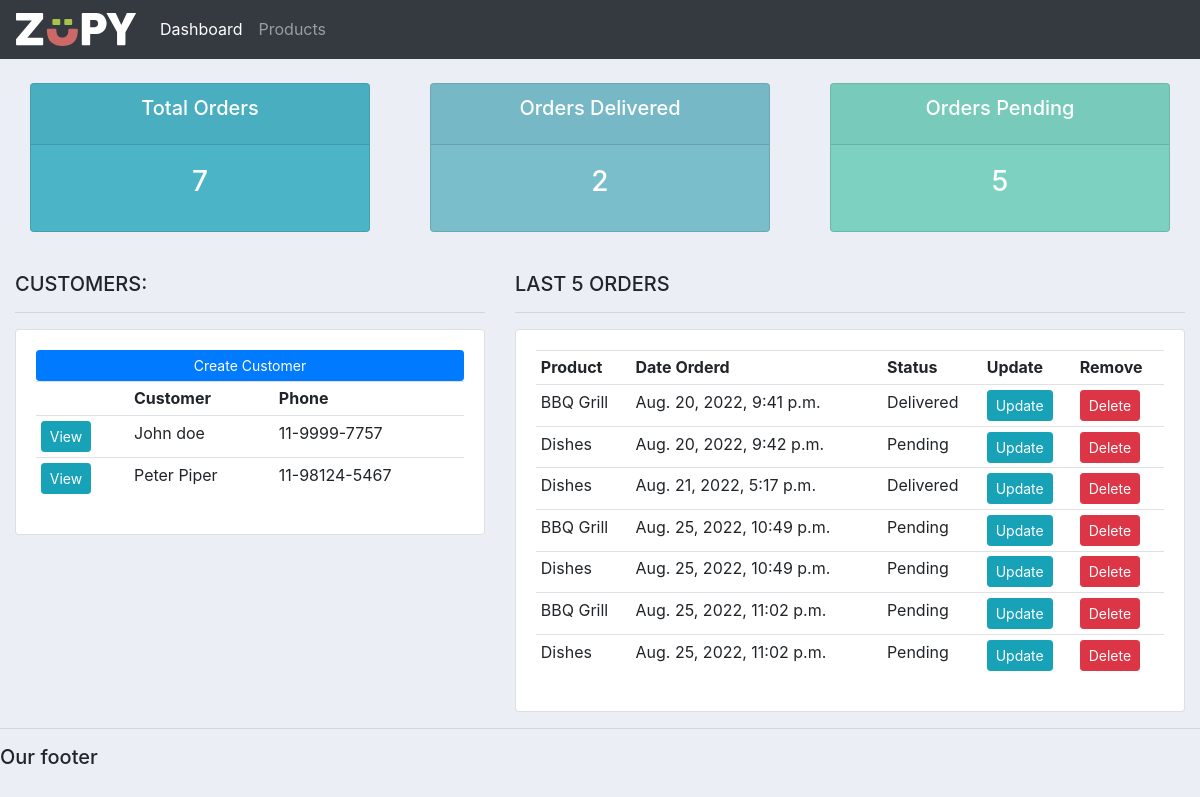
The page / on the database its author committed.
### accounts/models.py (models this page shows, shortened)
class Customer(models.Model):
    name = models.CharField(max_length=200, null=True)
    phone = models.CharField(max_length=200, null=True)
    email = models.CharField(max_length=200, null=True)
    date_created = models.DateTimeField(auto_now_add=True, null=True)

class Order(models.Model):
    STATUS = (
        ('Pending', 'Pending'),
        ('Out for delivery', 'Out for delivery'),
        ('Delivered', 'Delivered')
    )
    customer = models.ForeignKey(Customer, null=True, on_delete= models.SET_NULL)
    product = models.ForeignKey(Product, null=True, on_delete= models.SET_NULL)
    date_created = models.DateTimeField(auto_now_add=True, null=True)
    status = models.CharField(max_length=200, null=True, choices=STATUS)
    note = models.CharField(max_length=1000, null=True)

class Product(models.Model):
    CATEGORY = (
        ('Indoor', 'Indoor'),
        ('Out Door', 'Out Door'),
    )
    name = models.CharField(max_length=200, null=True)
    price = models.FloatField(null=True)
    category = models.CharField(max_length=200, null=True, choices=CATEGORY)
    description = models.CharField(max_length=200, null=True, blank=True)
    date_created = models.DateTimeField(auto_now_add=True, null=True)
    tags = models.ManyToManyField(Tag)
    def __str__(self):
        return self.name

### accounts/views.py (the view)
# urls.py: path('', views.home, name="home"),
def home(request):
    orders = Order.objects.all()
    customers = Customer.objects.all()
    total_customers = customers.count()
    total_orders = orders.count()
    delivered = orders.filter(status='Delivered').count()
    pending = orders.filter(status='Pending').count()
    context = {'orders':orders, 'customers':customers, 'total_orders':total_orders, 'delivered':delivered, 'pending':pending}
    return render(request,'accounts/dashboard.html', context)

### accounts/templates/accounts/dashboard.html
{%  extends 'accounts/main.html' %}
{% block content %}
{%  include 'accounts/status.html' %}
<br>
<div class="row">
	<div class="col-md-5">
		<h5>CUSTOMERS:</h5>
		<hr>
		<div class="card card-body">
			<a class="btn btn-primary  btn-sm btn-block" href="">Create Customer</a>
			<table class="table table-sm">
				<tr>
					<th></th>
					<th>Customer</th>
					<th>Phone</th>
				</tr>
				{% for customer in customers %}
					<tr>
						<td><a class="btn btn-sm btn-info" href="{% url 'customer' customer.id %}">View</a></td>
						<td>{{customer.name}}</td>
						<td>{{customer.phone}}</td>
					</tr>
				{% endfor %}
			</table>
		</div>
	</div>
	<div class="col-md-7">
		<h5>LAST 5 ORDERS</h5>
		<hr>
		<div class="card card-body">
			<table class="table table-sm">
				<tr>
					<th>Product</th>
					<th>Date Orderd</th>
					<th>Status</th>
					<th>Update</th>
					<th>Remove</th>
				</tr>
				{% for order in orders %}
					<tr>
						<td>{{order.product}}</td>
						<td>{{order.date_created}}</td>
						<td>{{order.status}}</td>
						<td><a class="btn btn-sm btn-info" href="{% url 'update_order' order.id %}">Update</a></td>
						<td><a class="btn btn-sm btn-danger" href="{% url 'delete_order' order.id %}">Delete</a></td>
					</tr>
				{% endfor %}
			</table>
		</div>
	</div>
</div>
{% endblock %}

### accounts/static/css/main.css (style rules this page uses)
body { background-color: #ebeff5; }

### rows shown on the page
Customer: name "John doe", phone "11-9999-7757"
Customer: name "Peter Piper", phone "11-98124-5467"
Order: product "BBQ Grill", date_created "Aug. 20, 2022, 9:41 p.m.", status "Delivered"
Order: product "Dishes", date_created "Aug. 20, 2022, 9:42 p.m.", status "Pending"
Order: product "Dishes", date_created "Aug. 21, 2022, 5:17 p.m.", status "Delivered"
Order: product "BBQ Grill", date_created "Aug. 25, 2022, 10:49 p.m.", status "Pending"
Order: product "Dishes", date_created "Aug. 25, 2022, 10:49 p.m.", status "Pending"
Order: product "BBQ Grill", date_created "Aug. 25, 2022, 11:02 p.m.", status "Pending"
Order: product "Dishes", date_created "Aug. 25, 2022, 11:02 p.m.", status "Pending"

### other values the page prints
{{ total_orders }} "7"
{{ delivered }} "2"
{{ pending }} "5"
